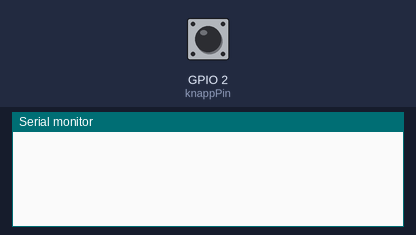
Simulated run of this program. Board: ESP8266 (NodeMCU). Parts: the last lines printed to the serial monitor. Inputs (shaded band) come from the test bench; at power-on: GPIO 2 (knappPin) LOW.

Above: at 1.2 s.
1.3 s: GPIO 2 (knappPin) driven HIGH
At 2.5 s:
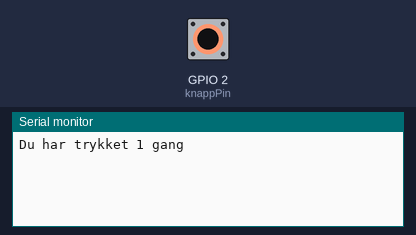
2.8 s: GPIO 2 (knappPin) pulsed LOW 2 times (0.12 s each, 0.3 s apart)
At 3.7 s:
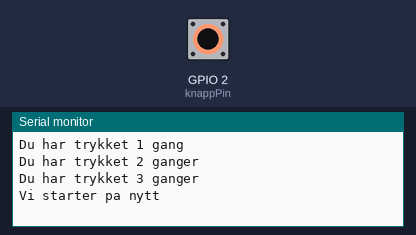

Measured:
- after the input at 1.3 s, the serial monitor: prints a new line at once (image 1)
- after the input at 2.8 s, the serial monitor: prints a new line after 0.12 s (image 2)

The program:

main.cpp
```cpp
#include <Arduino.h>

int knappPin = 2;

void setup()
{
    Serial.begin(9600);
    pinMode(knappPin, INPUT);
}

void print(String message)
{
    Serial.println(message);
}

bool knappVarTryktNedForigeGang = false;
bool viHarReagertPaAtKnappenBleHoldtNede = false;

bool hondterKnappetrykk()
{
    bool knappErTryktNed = digitalRead(knappPin);

    if (knappErTryktNed && !knappVarTryktNedForigeGang)
    {
        viHarReagertPaAtKnappenBleHoldtNede = false;
    }

    if (knappErTryktNed)
    {
        if (!viHarReagertPaAtKnappenBleHoldtNede)
        {
            viHarReagertPaAtKnappenBleHoldtNede = true;
            knappVarTryktNedForigeGang = knappErTryktNed;
            return true;
        }
    }

    knappVarTryktNedForigeGang = knappErTryktNed;
    return false;
}

int gangerTrykket = 0;

void loop()
{
    if (hondterKnappetrykk())
    {
        gangerTrykket++;
        switch (gangerTrykket)
        {
        case 1:
            print("Du har trykket 1 gang");
            break;
        case 2:
            print("Du har trykket 2 ganger");
            break;
        case 3:
            print("Du har trykket 3 ganger");
            print("Vi starter pa nytt");
            gangerTrykket = 0;
            break;
        default:
            gangerTrykket = 0;
            break;
        }
    }
}
```
